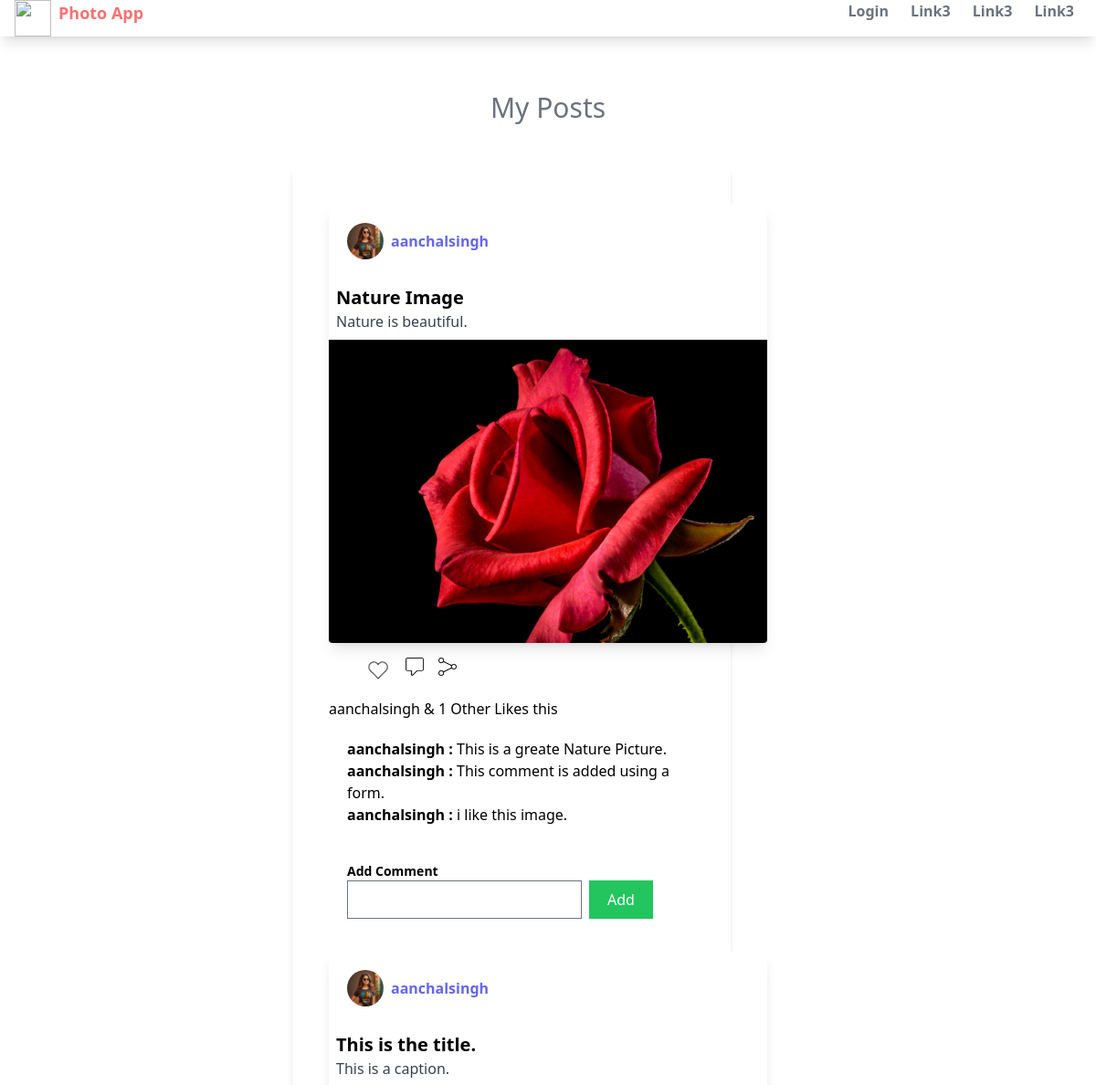
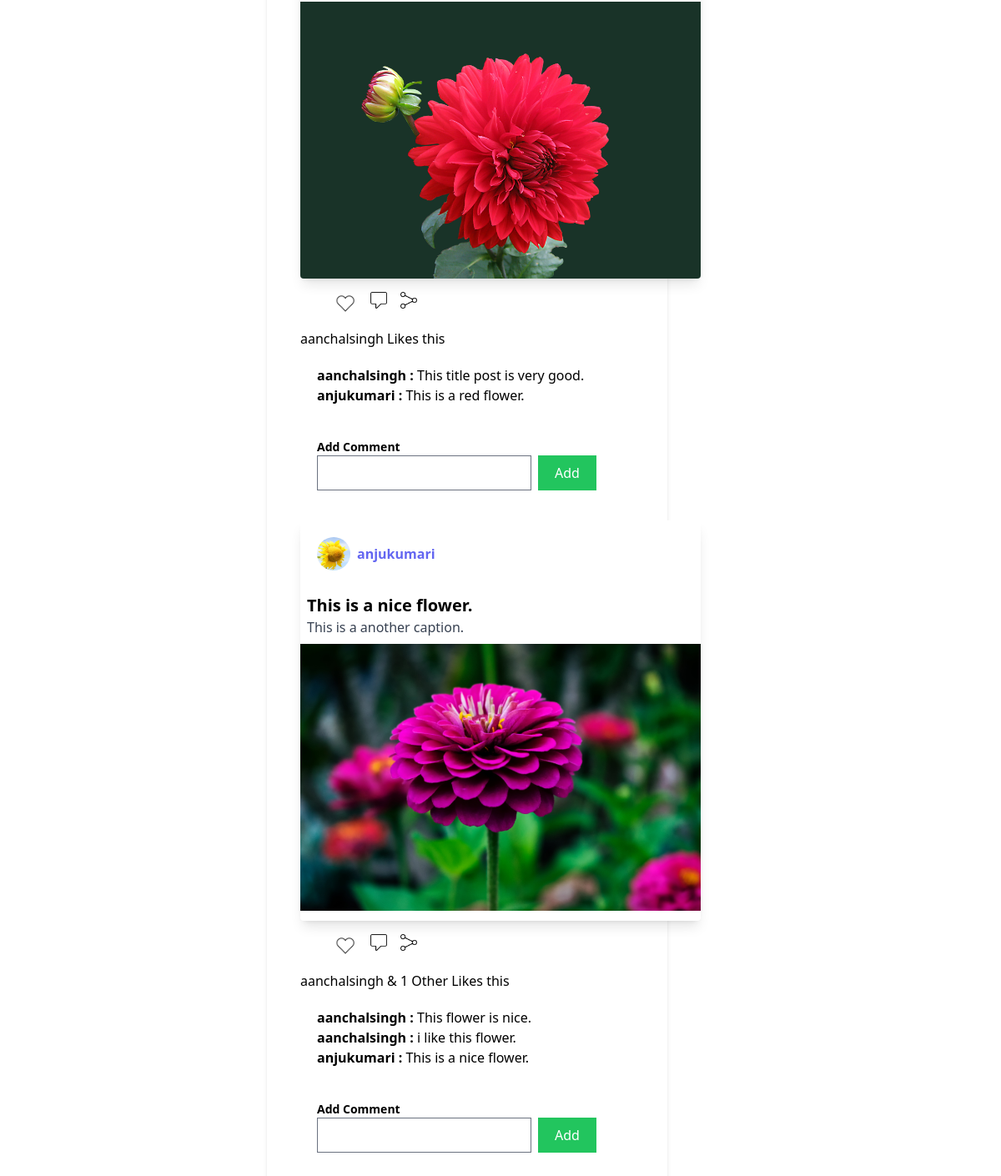
The app's page /posts/feed/ with its own data (2 pictures, top to bottom).
### posts/models.py (models this page shows, shortened)
class Post(models.Model):
    user = models.ForeignKey(settings.AUTH_USER_MODEL,on_delete=models.CASCADE)
    image = models.ImageField(upload_to='images/%y/%m/%d')
    caption = models.TextField(blank=True)
    title = models.CharField(max_length=200)
    slug = models.SlugField(max_length=200,blank=True)
    created = models.DateField(auto_now_add=True)
    liked_by = models.ManyToManyField(settings.AUTH_USER_MODEL,related_name="posts_liked",blank=True)

class Comment(models.Model):
    post = models.ForeignKey(Post,on_delete=models.CASCADE,related_name="comments")
    body = models.CharField(max_length=100)
    created = models.DateTimeField(auto_now=True)
    posted_by = models.CharField(max_length=100)
    class Meta:
        ordering = ('created',)

### users/models.py (models this page shows, shortened)
class Profile(models.Model):
    user = models.OneToOneField(settings.AUTH_USER_MODEL,on_delete=models.CASCADE)
    photo = models.ImageField(upload_to="users/%Y/%m/%d",blank=True)

### posts/views.py (the view)
# urls.py: path('feed/',views.feed,name="feed"),
def feed(request):
    if request.method == "POST":
        comment_form = CommentForm(data=request.POST)
        new_comment = comment_form.save(commit=False)
        post_id = request.POST.get('post_id')
        post = get_object_or_404(Post,id=post_id)
        new_comment.post = post
        new_comment.save()
    else:
        comment_form = CommentForm()
    posts = Post.objects.all()
    logged_user = request.user
    return render(request,'posts/feed.html',{'posts':posts,'logged_user':logged_user,'comment_form':comment_form})

### posts/forms.py
class CommentForm(forms.ModelForm):
    class Meta:
        model = Comment
        fields = ('body','posted_by')

### posts/templates/posts/feed.html (shortened to what this page needs)
{% extends "users/base.html" %}
{% load mathfilters %}
{% load static %}
{% block body  %}
<div class="flex justify-center mt-5 pt-10">
<h2 class="text-3xl font-normal mb-2 text-gray-500">My Posts</h2>
</div>
<div class="grid mx-80 p-10 grid-cols-1 bg-white shadow-md rounded m-10 p-10 w-2/5">
    {% for post in posts %}
     <a href="#">
        <div class="rounded overflow-hidden w-[480px] h-[480px] bg-white shadow-lg">
            <div class="user-container flex  mx-5 my-5">
                <img class="h-10 w-10 rounded-full" src="{{post.user.profile.photo.url}}" alt="">
              <div class="mx-2 my-2 font-bold"><span class="text-indigo-500">{{post.user}}</span></div>
        </div>
        <div class="px-2 py-2">
            <div class="font-bold text-xl mb-1">{{post.title}}</div>
            <p class="text-gray-700 text-base">{{post.caption}}</p>
             </div>
        <img src="{{post.image.url}}">
        </div>
        <div class="px-6 py-4">
            <div class="icon-container flex gap-4">
                <a id="{{ post.id }}" class="btn-like">
                    {% if logged_user in post.liked_by.all %}
                     <img class="h-7 w-7" src="{% static 'users/images/red_heart_icon.png' %}" alt="">
                     {% else %}
                    <img class="h-7 w-7" src="{% static 'users/images/white_heart_icon.png' %}" alt="">
                    {% endif %}
                </a>
                <img class="h-5 w-5" src="{% static 'users/images/comment_icon.png' %}" alt="">
                <img class="h-5 w-5" src="{% static 'users/images/share_icon.png' %}" alt="">
            </div>
        </div>
          <div>
            {% if post.liked_by.count < 1 %}
            {% elif post.liked_by.count == 1 %}
            {{post.liked_by.first }} Likes this
            {% elif post.liked_by.count > 1 %}
            {{post.liked_by.first }} & {{ post.liked_by.count|sub:1}} Other Likes this
            {% endif %}
          </div>
        <div class="px-5 py-5">
            {% for comment in post.comments.all %}
            <b>{{comment.posted_by}} : </b>{{comment.body}}
            {% endfor %}
        </div>
        <div class="px-5 py-5">
            <form method="post" class="bg-white rounded">
                <label class="block text-grey-700 text-sm font-bold">Add Comment</label>
               <div class="flex">
               <div>
                  {{ comment_form.body }}
               </div>
                <button class="bg-green-500 text-white px-5 py-2 mx-2" type="submit">Add</button>
            </div>
            </form>
        </div>
    </a>
     {% endfor %}
</div>
{% endblock  %}

### records on screen
Post: user.profile.photo (picture), user "aanchalsingh", title "Nature Image", caption "Nature is beautiful.", image (picture), liked_by.first "aanchalsingh", liked_by.count|sub "1"
Comment: posted_by "aanchalsingh", body "This is a greate Nature Picture."
Comment: posted_by "aanchalsingh", body "This comment is added using a form."
Comment: posted_by "aanchalsingh", body "i like this image."
Post: user.profile.photo (picture), user "aanchalsingh", title "This is the title.", caption "This is a caption.", image (picture), liked_by.first "aanchalsingh"
Comment: posted_by "aanchalsingh", body "This title post is very good."
Comment: posted_by "anjukumari", body "This is a red flower."
Post: user.profile.photo (picture), user "anjukumari", title "This is a nice flower.", caption "This is a another caption.", image (picture), liked_by.first "aanchalsingh", liked_by.count|sub "1"
Comment: posted_by "aanchalsingh", body "This flower is nice."
Comment: posted_by "aanchalsingh", body "i like this flower."
Comment: posted_by "anjukumari", body "This is a nice flower."
